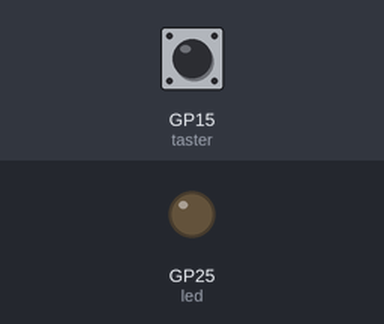
Recording of a program running on a simulated Raspberry Pi Pico running MicroPython. On the bench: output pins drawn as LEDs (lit = HIGH). Inputs (shaded band) come from the test bench; at power-on: GP15 (taster) LOW.

Above: at 1.2 s.
1.3 s: GP15 (taster) pulled HIGH for 0.15 s
At 1.4 s:
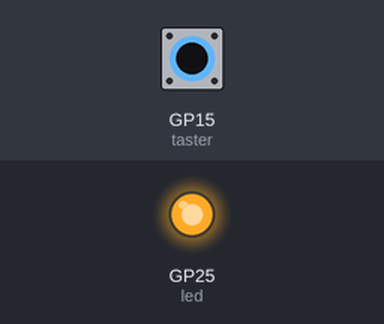
3.0 s: GP15 (taster) pulled HIGH for 3.2 s
At 6.8 s:
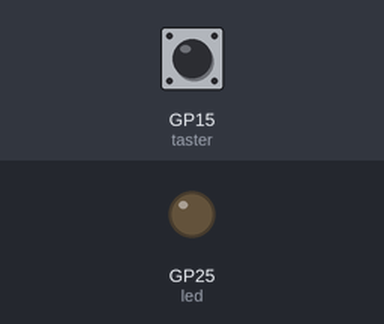
Timing chart, 0 to 8.3 s (numbered marks = the images above; inputs shaded):
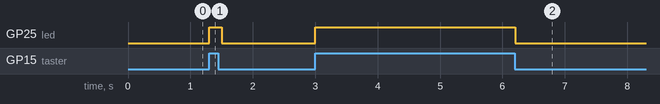

The program:

buch-rpi-pico-kap4-eingang.py
```python
# RPi Pico - Eingang einlesen
# Datei: buch-rpi-pico-kap4-eingang.py

#Bibliotheken
import machine
import utime

#Variablen
taster=machine.Pin(15, machine.Pin.IN, machine.Pin.PULL_DOWN)
led=machine.Pin(25, machine.Pin.OUT)

#Funktionen

#Loop
while True:
    if taster.value() == 1:
        led.value(1)
        utime.sleep(0.1)
    led.value(0) 
```

Measured:
- after the input at 1.3 s, GP25 (led): LOW → HIGH at once, → LOW 0.20 s later
- after the input at 3.0 s, GP25 (led): LOW → HIGH at once, → LOW 3.2 s later
